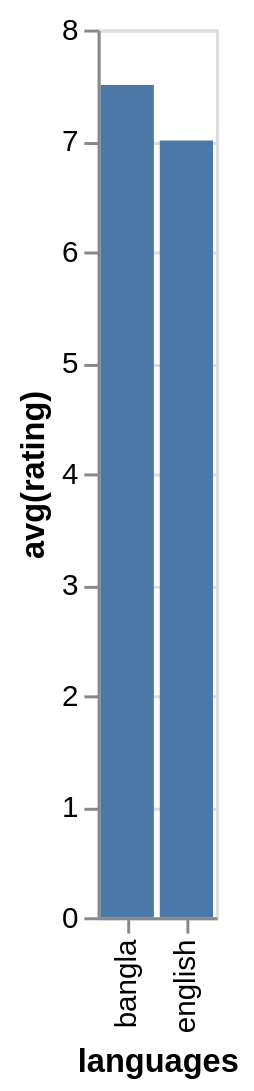

Vega-Lite specification stored for this chart:
### Vega-Lite specification from a JSON file in a GitHub repository (floating-point values rounded to 4 significant figures)
{"data": {"values": [{"x_data": "bangla", "y_data": 7.5}, {"x_data": "english", "y_data": 7}]}, "mark": "bar", "encoding": {"x": {"field": "x_data", "type": "nominal", "title": "languages", "sort": "ascending"}, "y": {"field": "y_data", "type": "quantitative", "title": "avg(rating)"}}}
